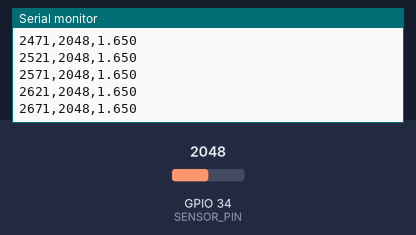
This program was run on a simulated ESP32. Shown: the last lines printed to the serial monitor. The test bench sets the inputs (shaded band); at power-on: GPIO 34 (SENSOR_PIN) = 2048 (analog values on the 0–4095 scale).

Above: at 2.7 s.
2.8 s: GPIO 34 (SENSOR_PIN) set to 2866
At 2.84 s:
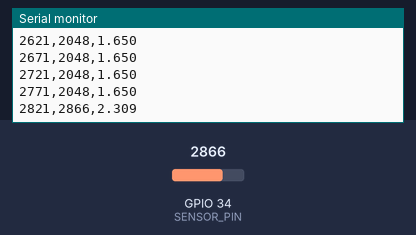
4.3 s: GPIO 34 (SENSOR_PIN) set to 3603
At 4.34 s:
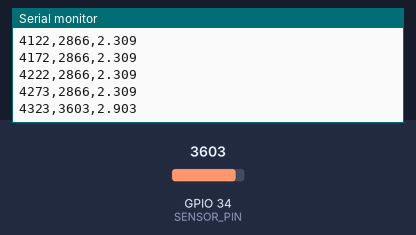
Timing chart, 0 to 7.3 s (numbered marks = the images above; inputs shaded):
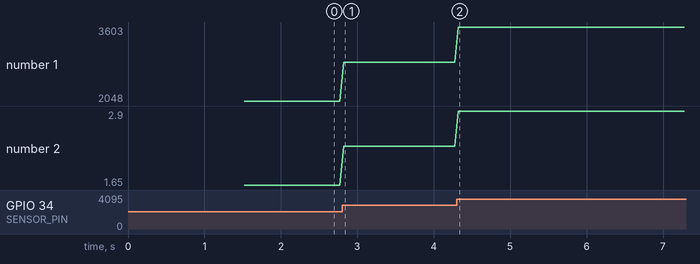

Measured:
- after the input at 2.8 s, the serial monitor: prints a new line at once (image 1)
- plotted number 1: 2048 → 2866 after the input at 2.8 s
- plotted number 2: 1.65 → 2.31 after the input at 2.8 s

The program:

main.cpp
```cpp
// ============================================================
// Sharp GP2Y0A02YK0F + ESP32
// Read ONLY analog output voltage
//
// Sensor:
//   VCC -> ESP32 VIN
//   GND -> ESP32 GND
//   VO  -> ESP32 GPIO34
//
// Serial output:
//   Time(ms), ADC, Voltage(V)
// ============================================================

#include <Arduino.h>

const int SENSOR_PIN = 34;

// Sampling period
const unsigned long SAMPLE_INTERVAL_MS = 50;

unsigned long lastSampleTime = 0;


void setup() {

  // ----------------------------------------------------------
  // Serial communication
  // ----------------------------------------------------------
  Serial.begin(115200);

  delay(1000);

  // ----------------------------------------------------------
  // ESP32 ADC configuration
  // ----------------------------------------------------------

  // 12-bit ADC:
  // ADC value = 0 ... 4095
  analogReadResolution(12);

  // 11 dB attenuation gives a wider measurable voltage range.
  // GPIO34 belongs to ADC1, so it is suitable for analog input.
  analogSetPinAttenuation(SENSOR_PIN, ADC_11db);

  // ----------------------------------------------------------
  // Startup message
  // ----------------------------------------------------------

  Serial.println();
  Serial.println("========================================");
  Serial.println(" GP2Y0A02YK0F + ESP32 Voltage Logger");
  Serial.println("========================================");

  Serial.println();
  Serial.println("Wiring:");
  Serial.println("Sensor VCC -> ESP32 VIN");
  Serial.println("Sensor GND -> ESP32 GND");
  Serial.println("Sensor VO  -> ESP32 GPIO34");

  Serial.println();
  Serial.println("Serial format:");
  Serial.println("Time(ms),ADC,Voltage(V)");

  Serial.println();
  Serial.println("Starting measurement...");
  Serial.println();

  // CSV header
  Serial.println("Time(ms),ADC,Voltage(V)");

  delay(500);
}


void loop() {

  unsigned long currentTime = millis();

  // ----------------------------------------------------------
  // Sample every 50 ms
  // ----------------------------------------------------------

  if (currentTime - lastSampleTime >= SAMPLE_INTERVAL_MS) {

    lastSampleTime = currentTime;

    // --------------------------------------------------------
    // Read ADC
    // --------------------------------------------------------

    int adcValue = analogRead(SENSOR_PIN);

    // --------------------------------------------------------
    // Convert ADC to calibrated millivolts
    // --------------------------------------------------------

    uint32_t voltage_mV = analogReadMilliVolts(SENSOR_PIN);

    float voltage_V = voltage_mV / 1000.0;


    // --------------------------------------------------------
    // Print data
    // --------------------------------------------------------

    Serial.print(currentTime);
    Serial.print(",");

    Serial.print(adcValue);
    Serial.print(",");

    Serial.println(voltage_V, 3);
  }
}
```
